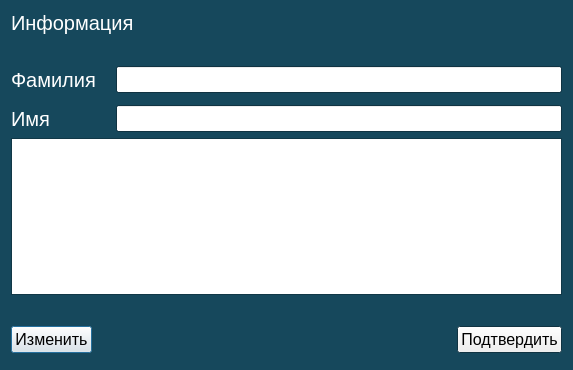
<?xml version="1.0" encoding="UTF-8"?>
<ui version="4.0">
 <class>PatientInfoDialog</class>
 <widget class="QDialog" name="PatientInfoDialog">
  <property name="geometry">
   <rect>
    <x>0</x>
    <y>0</y>
    <width>573</width>
    <height>370</height>
   </rect>
  </property>
  <property name="sizePolicy">
   <sizepolicy hsizetype="Expanding" vsizetype="Expanding">
    <horstretch>0</horstretch>
    <verstretch>0</verstretch>
   </sizepolicy>
  </property>
  <property name="palette">
   <palette>
    <active>
     <colorrole role="Base">
      <brush brushstyle="SolidPattern">
       <color alpha="255">
        <red>255</red>
        <green>255</green>
        <blue>255</blue>
       </color>
      </brush>
     </colorrole>
     <colorrole role="Window">
      <brush brushstyle="SolidPattern">
       <color alpha="255">
        <red>22</red>
        <green>72</green>
        <blue>92</blue>
       </color>
      </brush>
     </colorrole>
    </active>
    <inactive>
     <colorrole role="Base">
      <brush brushstyle="SolidPattern">
       <color alpha="255">
        <red>255</red>
        <green>255</green>
        <blue>255</blue>
       </color>
      </brush>
     </colorrole>
     <colorrole role="Window">
      <brush brushstyle="SolidPattern">
       <color alpha="255">
        <red>22</red>
        <green>72</green>
        <blue>92</blue>
       </color>
      </brush>
     </colorrole>
    </inactive>
    <disabled>
     <colorrole role="Base">
      <brush brushstyle="SolidPattern">
       <color alpha="255">
        <red>22</red>
        <green>72</green>
        <blue>92</blue>
       </color>
      </brush>
     </colorrole>
     <colorrole role="Window">
      <brush brushstyle="SolidPattern">
       <color alpha="255">
        <red>22</red>
        <green>72</green>
        <blue>92</blue>
       </color>
      </brush>
     </colorrole>
    </disabled>
   </palette>
  </property>
  <property name="focusPolicy">
   <enum>Qt::NoFocus</enum>
  </property>
  <property name="contextMenuPolicy">
   <enum>Qt::NoContextMenu</enum>
  </property>
  <property name="windowTitle">
   <string>Пациент</string>
  </property>
  <property name="modal">
   <bool>true</bool>
  </property>
  <layout class="QVBoxLayout" name="verticalLayout">
   <item>
    <widget class="QLabel" name="label">
     <property name="sizePolicy">
      <sizepolicy hsizetype="Preferred" vsizetype="Fixed">
       <horstretch>0</horstretch>
       <verstretch>0</verstretch>
      </sizepolicy>
     </property>
     <property name="palette">
      <palette>
       <active>
        <colorrole role="WindowText">
         <brush brushstyle="SolidPattern">
          <color alpha="255">
           <red>255</red>
           <green>255</green>
           <blue>255</blue>
          </color>
         </brush>
        </colorrole>
       </active>
       <inactive>
        <colorrole role="WindowText">
         <brush brushstyle="SolidPattern">
          <color alpha="255">
           <red>255</red>
           <green>255</green>
           <blue>255</blue>
          </color>
         </brush>
        </colorrole>
       </inactive>
       <disabled>
        <colorrole role="WindowText">
         <brush brushstyle="SolidPattern">
          <color alpha="255">
           <red>160</red>
           <green>161</green>
           <blue>163</blue>
          </color>
         </brush>
        </colorrole>
       </disabled>
      </palette>
     </property>
     <property name="font">
      <font>
       <pointsize>15</pointsize>
      </font>
     </property>
     <property name="text">
      <string>Информация</string>
     </property>
     <property name="alignment">
      <set>Qt::AlignLeading|Qt::AlignLeft|Qt::AlignTop</set>
     </property>
    </widget>
   </item>
   <item>
    <spacer name="verticalSpacer_2">
     <property name="orientation">
      <enum>Qt::Vertical</enum>
     </property>
     <property name="sizeType">
      <enum>QSizePolicy::Fixed</enum>
     </property>
     <property name="sizeHint" stdset="0">
      <size>
       <width>20</width>
       <height>25</height>
      </size>
     </property>
    </spacer>
   </item>
   <item>
    <layout class="QFormLayout" name="formLayout">
     <property name="labelAlignment">
      <set>Qt::AlignLeading|Qt::AlignLeft|Qt::AlignTop</set>
     </property>
     <property name="horizontalSpacing">
      <number>20</number>
     </property>
     <property name="verticalSpacing">
      <number>12</number>
     </property>
     <item row="0" column="0">
      <widget class="QLabel" name="surnameLabel">
       <property name="palette">
        <palette>
         <active>
          <colorrole role="WindowText">
           <brush brushstyle="SolidPattern">
            <color alpha="255">
             <red>255</red>
             <green>255</green>
             <blue>255</blue>
            </color>
           </brush>
          </colorrole>
         </active>
         <inactive>
          <colorrole role="WindowText">
           <brush brushstyle="SolidPattern">
            <color alpha="255">
             <red>255</red>
             <green>255</green>
             <blue>255</blue>
            </color>
           </brush>
          </colorrole>
         </inactive>
         <disabled>
          <colorrole role="WindowText">
           <brush brushstyle="SolidPattern">
            <color alpha="255">
             <red>160</red>
             <green>161</green>
             <blue>163</blue>
            </color>
           </brush>
          </colorrole>
         </disabled>
        </palette>
       </property>
       <property name="font">
        <font>
         <pointsize>15</pointsize>
        </font>
       </property>
       <property name="text">
        <string>Фамилия</string>
       </property>
      </widget>
     </item>
     <item row="0" column="1">
      <widget class="QLineEdit" name="surnameLineEdit">
       <property name="font">
        <font>
         <pointsize>12</pointsize>
        </font>
       </property>
       <property name="text">
        <string/>
       </property>
       <property name="maxLength">
        <number>32767</number>
       </property>
      </widget>
     </item>
     <item row="1" column="0">
      <widget class="QLabel" name="nameLabel">
       <property name="palette">
        <palette>
         <active>
          <colorrole role="WindowText">
           <brush brushstyle="SolidPattern">
            <color alpha="255">
             <red>255</red>
             <green>255</green>
             <blue>255</blue>
            </color>
           </brush>
          </colorrole>
         </active>
         <inactive>
          <colorrole role="WindowText">
           <brush brushstyle="SolidPattern">
            <color alpha="255">
             <red>255</red>
             <green>255</green>
             <blue>255</blue>
            </color>
           </brush>
          </colorrole>
         </inactive>
         <disabled>
          <colorrole role="WindowText">
           <brush brushstyle="SolidPattern">
            <color alpha="255">
             <red>160</red>
             <green>161</green>
             <blue>163</blue>
            </color>
           </brush>
          </colorrole>
         </disabled>
        </palette>
       </property>
       <property name="font">
        <font>
         <pointsize>15</pointsize>
        </font>
       </property>
       <property name="text">
        <string>Имя</string>
       </property>
      </widget>
     </item>
     <item row="1" column="1">
      <widget class="QLineEdit" name="nameLineEdit">
       <property name="font">
        <font>
         <pointsize>12</pointsize>
        </font>
       </property>
       <property name="inputMask">
        <string/>
       </property>
       <property name="text">
        <string/>
       </property>
      </widget>
     </item>
    </layout>
   </item>
   <item>
    <widget class="QPlainTextEdit" name="plainTextEdit">
     <property name="sizePolicy">
      <sizepolicy hsizetype="Expanding" vsizetype="Expanding">
       <horstretch>0</horstretch>
       <verstretch>0</verstretch>
      </sizepolicy>
     </property>
     <property name="maximumSize">
      <size>
       <width>16777215</width>
       <height>185</height>
      </size>
     </property>
     <property name="font">
      <font>
       <pointsize>12</pointsize>
      </font>
     </property>
     <property name="cursor" stdset="0">
      <cursorShape>IBeamCursor</cursorShape>
     </property>
     <property name="mouseTracking">
      <bool>true</bool>
     </property>
    </widget>
   </item>
   <item>
    <spacer name="verticalSpacer">
     <property name="orientation">
      <enum>Qt::Vertical</enum>
     </property>
     <property name="sizeType">
      <enum>QSizePolicy::Fixed</enum>
     </property>
     <property name="sizeHint" stdset="0">
      <size>
       <width>20</width>
       <height>25</height>
      </size>
     </property>
    </spacer>
   </item>
   <item>
    <layout class="QHBoxLayout" name="horizontalLayout">
     <property name="sizeConstraint">
      <enum>QLayout::SetDefaultConstraint</enum>
     </property>
     <item>
      <widget class="QPushButton" name="openKeyboardButton">
       <property name="maximumSize">
        <size>
         <width>100</width>
         <height>30</height>
        </size>
       </property>
       <property name="font">
        <font>
         <pointsize>12</pointsize>
        </font>
       </property>
       <property name="text">
        <string>Изменить</string>
       </property>
      </widget>
     </item>
     <item>
      <spacer name="horizontalSpacer">
       <property name="orientation">
        <enum>Qt::Horizontal</enum>
       </property>
       <property name="sizeType">
        <enum>QSizePolicy::MinimumExpanding</enum>
       </property>
       <property name="sizeHint" stdset="0">
        <size>
         <width>40</width>
         <height>1</height>
        </size>
       </property>
      </spacer>
     </item>
     <item>
      <widget class="QPushButton" name="acceptButton">
       <property name="maximumSize">
        <size>
         <width>16777215</width>
         <height>30</height>
        </size>
       </property>
       <property name="font">
        <font>
         <pointsize>12</pointsize>
        </font>
       </property>
       <property name="text">
        <string>Подтвердить</string>
       </property>
      </widget>
     </item>
    </layout>
   </item>
   <item>
    <widget class="myKBoard" name="keyboard" native="true">
     <property name="sizePolicy">
      <sizepolicy hsizetype="Expanding" vsizetype="Expanding">
       <horstretch>0</horstretch>
       <verstretch>0</verstretch>
      </sizepolicy>
     </property>
     <property name="focusPolicy">
      <enum>Qt::NoFocus</enum>
     </property>
    </widget>
   </item>
  </layout>
 </widget>
 <customwidgets>
  <customwidget>
   <class>myKBoard</class>
   <extends>QWidget</extends>
   <header>gui/mykboard.h</header>
   <container>1</container>
  </customwidget>
 </customwidgets>
 <resources/>
 <connections/>
</ui>
